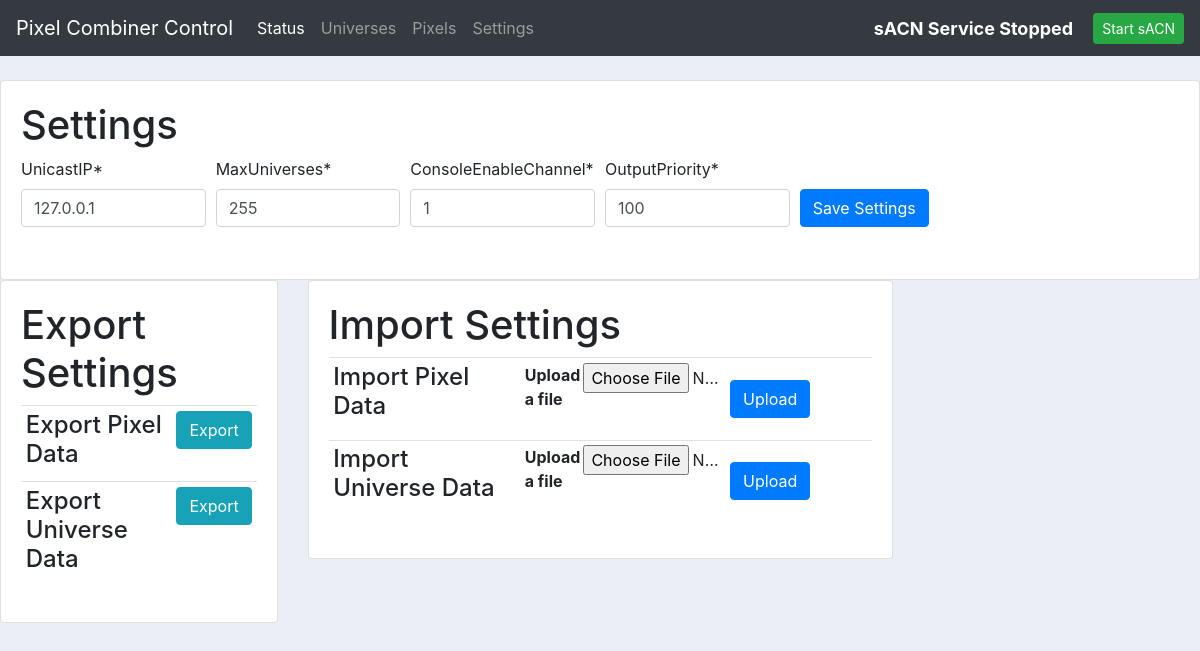
/settings/, run on the app's committed database.
### configurator/models.py (models this page shows)
class AppSettings(models.Model):
    unicastIP = models.CharField(max_length=15)
    maxUniverses = models.IntegerField()
    consoleEnableChannel = models.IntegerField()
    outputPriority = models.IntegerField(default=100)

### configurator/views.py (the view)
# urls.py: path('settings/', settings_view, name="settings"),
def settings_view(request, *args, **kwargs):
    form = SettingsForm(request.POST or None, instance=AppSettings.objects.get(id=1))
    if form.is_valid():
        form.save()
    context = {"running": running,"form": form}
    return render(request, "settings.html", context)

### configurator/forms.py
class SettingsForm(ModelForm):
    class Meta:
        model = AppSettings
        fields = '__all__'

### templates/settings.html (shortened to what this page needs)
{% extends 'base.html' %}
{% load crispy_forms_tags %}
{% block content %}
<br>
<div class="column">
    <div class="card card-body">
        <h1 class="display-5">Settings</h1>
        <form method='POST'> {% csrf_token %}
            <div class="form-row">
                <div class="form-group col-md-2">
                    {{ form.unicastIP|as_crispy_field }}
                </div>
                <div class="form-group col-md-2">
                    {{ form.maxUniverses|as_crispy_field }}
                </div>
                <div class="form-group col-md-2">
                    {{ form.consoleEnableChannel|as_crispy_field }}
                </div>
                <div class="form-group col-md-2">
                    {{ form.outputPriority|as_crispy_field }}
                </div>
                <div class="form-group col-md-2 my-auto">
                    <button type='submit' class="btn btn-primary">Save Settings</button>
                </div>
            </div>
        </form>
    </div>
    <div class="row">
        <div class=" col-md-3">
            <div class="card card-body">
                <h1>Export Settings</h1>
                <table class="table table-sm">
                    <tr>
                        <th><h4>Export Pixel Data</h5></th>
                        <th><a class="btn btn-info" href="{%url 'export' 'pixel'%}">Export</a></th>
                    </tr>
                    <tr>
                        <th><h4>Export Universe Data</h4></th>
                        <th><a class="btn btn-info" href="{%url 'export' 'universe'%}">Export</a></th>
                    </tr>
                </table>
            </div>
        </div>
        <div class=" col-md-6">
            <div class="card card-body">
                <h1>Import Settings</h1>
                <table class="table table-sm">
                    <tr>
                        <th><h4>Import Pixel Data</h5></th>
                        <th>
                            <form action="{% url 'pixelupload' %}" method="POST" enctype="multipart/form-data">
                                <div class="form-row">
                                    <div class="form-group col-md-2 justify-content-right">
                                        <label for="file1"> Upload a file</label>
                                    </div>
                                    <div class="form-group col">
                                        <input class="form-control-file" type="file" id="file1" name="file">
                                    </div>
                                    <div class="form-group col my-auto justify-content-center">
                                        <button type="button" class="btn btn-primary" data-toggle="modal" data-target="#confirmModalPixel">Upload</button>
                                    </div>
                                </div>
                            </form>
                        </th>
                    </tr>
                    <tr>
                        <th><h4>Import Universe Data</h5></th>
                        <th>
                            <form action="{% url 'uniupload' %}" method="POST" enctype="multipart/form-data">
                                <div class="form-row">
                                    <div class="form-group col-md-2 justify-content-right">
                                        <label for="file1"> Upload a file</label>
                                    </div>
                                    <div class="form-group col">
                                        <input class="form-control-file" type="file" id="file1" name="file">
                                    </div>
                                    <div class="form-group col my-auto justify-content-center">
                                        <button type="button" class="btn btn-primary" data-toggle="modal" data-target="#confirmModalUniverse">Upload</button>
                                    </div>
                                </form>
                                </div>
            </div>
        </div>
    </div>
{% endblock %}

### static/css/main.css (style rules this page uses)
body { background-color: #ebeff5; }

### data on the page
AppSettings: unicastIP "127.0.0.1", maxUniverses "255", consoleEnableChannel "1", outputPriority "100"
